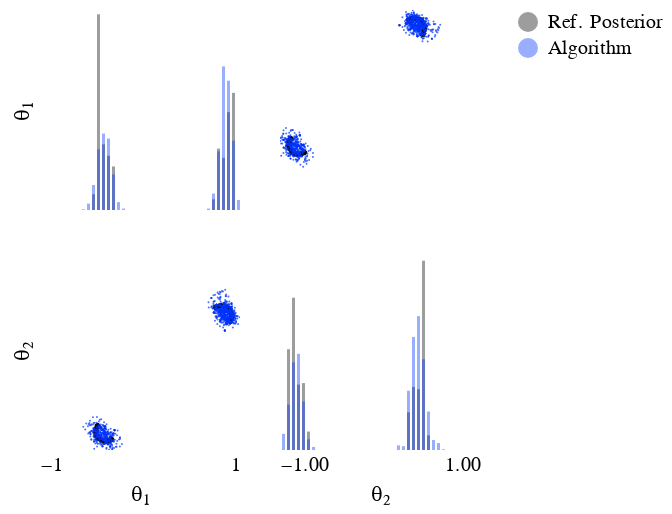

Write notebook code for a chart like this one.
### Code cell
import torch
from sbibm.visualisation import fig_posterior

fig_posterior(
    task,
    num_observation=2,
    samples_tensor=torch.from_numpy(posterior_samples)
)

### Figure 1 — Vega-Lite specification as saved in the notebook (floating-point values rounded to 4 significant figures; data arrays with more than 128 entries replaced by an {"elided": "..."} marker saying what was removed)
{"config": {"view": {"strokeWidth": 0, "continuousHeight": 100, "discreteHeight": 100, "continuousWidth": 100, "discreteWidth": 100}, "axis": {"labelFontWeight": "normal", "titleFontWeight": "normal", "grid": false}, "header": {"labelFontWeight": "normal", "titleFontWeight": "normal"}, "legend": {"labelFontWeight": "normal", "titleFontWeight": "normal"}, "axisX": {"domain": false, "domainWidth": 0, "ticks": false, "tickWidth": 0, "grid": false}, "axisY": {"domain": false, "domainWidth": 0, "ticks": false, "tickWidth": 0, "grid": false}}, "vconcat": [{"hconcat": [{"mark": {"type": "bar", "clip": true, "opacity": 0.4}, "encoding": {"color": {"field": "sample", "legend": {"columns": 1, "orient": "right", "title": null}, "scale": {"domain": ["Ref. Posterior", "Algorithm"], "range": ["#0a0a0a", "#0035FD"]}, "type": "nominal"}, "x": {"axis": {"domainWidth": 0, "labels": false, "tickWidth": 0, "title": ""}, "bin": {"extent": [-1.0, 1.0], "step": 0.05}, "field": "θ₁", "scale": {"domain": [-1.0, 1.0], "zero": false}, "type": "quantitative"}, "y": {"aggregate": "count", "axis": {"domainWidth": 0, "labels": false, "tickWidth": 0, "title": "θ₁"}, "stack": null, "type": "quantitative"}}}, {"mark": {"type": "circle", "clip": true, "size": 1.0}, "encoding": {"color": {"field": "sample", "legend": {"columns": 1, "orient": "right", "title": null}, "scale": {"domain": ["Ref. Posterior", "Algorithm"], "range": ["#0a0a0a", "#0035FD"]}, "type": "nominal"}, "x": {"axis": {"domainWidth": 0, "labels": false, "tickWidth": 0, "title": ""}, "field": "θ₂", "scale": {"domain": [-1.0, 1.0], "zero": false}, "type": "quantitative"}, "y": {"axis": {"domainWidth": 0, "labels": false, "tickWidth": 0, "title": ""}, "field": "θ₁", "scale": {"domain": [-1.0, 1.0], "zero": false}, "type": "quantitative"}}}]}, {"hconcat": [{"mark": {"type": "circle", "clip": true, "size": 1.0}, "encoding": {"color": {"field": "sample", "legend": {"columns": 1, "orient": "right", "title": null}, "scale": {"domain": ["Ref. Posterior", "Algorithm"], "range": ["#0a0a0a", "#0035FD"]}, "type": "nominal"}, "x": {"axis": {"values": [-1.0, 1.0]}, "field": "θ₁", "scale": {"domain": [-1.0, 1.0], "zero": false}, "type": "quantitative"}, "y": {"axis": {"domainWidth": 0, "labels": false, "tickWidth": 0, "title": "θ₂", "values": [-1.0, 1.0]}, "field": "θ₂", "scale": {"domain": [-1.0, 1.0], "zero": false}, "type": "quantitative"}}}, {"mark": {"type": "bar", "clip": true, "opacity": 0.4}, "encoding": {"color": {"field": "sample", "legend": {"columns": 1, "orient": "right", "title": null}, "scale": {"domain": ["Ref. Posterior", "Algorithm"], "range": ["#0a0a0a", "#0035FD"]}, "type": "nominal"}, "x": {"axis": {"title": "θ₂", "values": [-1.0, 1.0]}, "bin": {"extent": [-1.0, 1.0], "step": 0.05}, "field": "θ₂", "scale": {"domain": [-1.0, 1.0], "zero": false}, "type": "quantitative"}, "y": {"aggregate": "count", "axis": {"domainWidth": 0, "labels": false, "tickWidth": 0, "title": ""}, "stack": null, "type": "quantitative"}}}]}], "data": {"name": "data-03e4b2a3dda39b2905cd72b294466527"}, "$schema": "https://vega.github.io/schema/vega-lite/v4.17.0.json", "datasets": {"data-03e4b2a3dda39b2905cd72b294466527": {"elided": "2000 records"}}}
